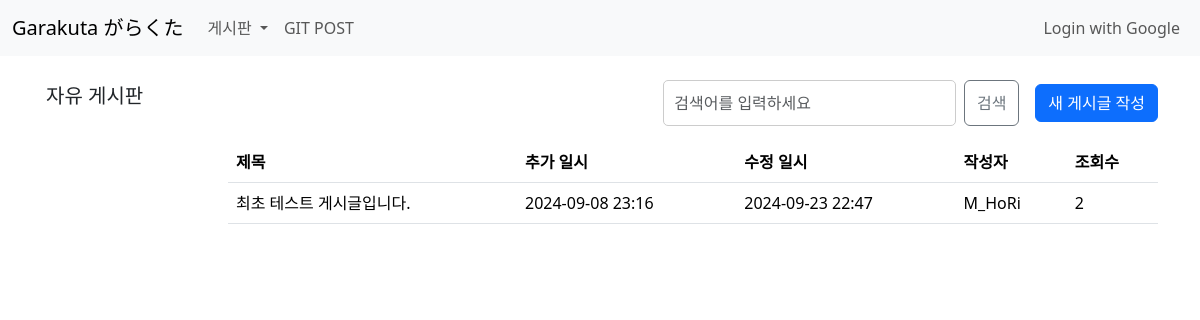
/board/, run on the app's committed database.
### board/models.py (models this page shows, shortened)
class Post(models.Model):
    title = models.CharField(max_length=200)
    content = models.TextField()
    created_at = models.DateTimeField(auto_now_add=True)  # 게시글 작성 시간
    updated_at = models.DateTimeField(auto_now=True)  # 게시글 수정 시간
    author = models.ForeignKey(User, on_delete=models.CASCADE)
    likes = models.ManyToManyField(User, related_name='liked_posts', blank=True)  # 좋아요한 사용자들
    counting = models.PositiveIntegerField(default=0)  # 조회수 필드 추가

### board/views.py (the view)
def post_list(request):
    try:
        query = request.GET.get('q')  # 검색어 가져오기
        if query:
            posts = Post.objects.filter(title__icontains=query).order_by('-created_at')  # 검색어가 포함된 게시글을 최신 순으로 정렬
            logger.info(f"Search performed with query: {query}")
        else:
            posts = Post.objects.all().order_by('-created_at')  # 모든 게시글을 최신 순으로 정렬
            logger.info("Post list requested without search query")
        paginator = Paginator(posts, 10)
        page_number = request.GET.get('page')
        page_obj = paginator.get_page(page_number)
        return render(request, 'board/post_list.html', {
            'posts': page_obj,
            'is_paginated': page_obj.has_other_pages(),
            'page_obj': page_obj,
        })
    except Exception as e:
        logger.error(f"Error in post_list: {str(e)}")
        return render(request, 'board/post_list.html', {'posts': []})

### board/templates/board/post_list.html (shortened to what this page needs)
{% extends 'blog/base.html' %}
{% load tz %}
{% block content %}
<div class="container mt-3">
    <div class="row">
        <div class="col-md-2 p-0 m-0">
            <div class="p-1">
                <h5>자유 게시판</h5>
            </div>
        </div>
        <div class="col-md-10 p-0 m-0">
            <div class="d-flex justify-content-end align-items-center mb-3">
                <form method="get" action="{% url 'post_list' %}" class="d-flex" style="flex-grow: 1; max-width: 40%;">
                    <input type="text" name="q" class="form-control me-2 w-50" placeholder="검색어를 입력하세요" value="{{ request.GET.q }}" style="flex-grow: 2;">
                    <button type="submit" class="btn btn-outline-secondary me-3">검색</button>
                </form>
                <a href="{% url 'post_create' %}" class="btn btn-primary">새 게시글 작성</a>
            </div>
            <table class="table table-hover">
                <thead>
                    <tr>
                        <th scope="col">제목</th>
                        <th scope="col">추가 일시</th>
                        <th scope="col">수정 일시</th>
                        <th scope="col">작성자</th>
                        <th scope="col">조회수</th>
                    </tr>
                </thead>
                <tbody>
                    {% for post in posts %}
                        <tr class="clickable-row" data-href="{% url 'post_detail' post.pk %}">
                            <td>{{ post.title }}</td>
                            <td>{{ post.created_at|localtime|date:"Y-m-d H:i" }}</td>
                            <td>{{ post.updated_at|localtime|date:"Y-m-d H:i" }}</td>
                            <td>{{ post.author }}</td>
                            <td>{{ post.counting }}</td>
                        </tr>
                    {% empty %}
                        <tr>
                            <td colspan="5" class="text-center">현재 등록된 글이 없습니다.</td>
                        </tr>
                    {% endfor %}
                </tbody>
            </table>
        </div>
    </div>
</div>
{% endblock %}

### data on the page
Post: title "최초 테스트 게시글입니다.", created_at "2024-09-08 23:16", updated_at "2024-09-23 22:47", author "M_HoRi", counting "2"
